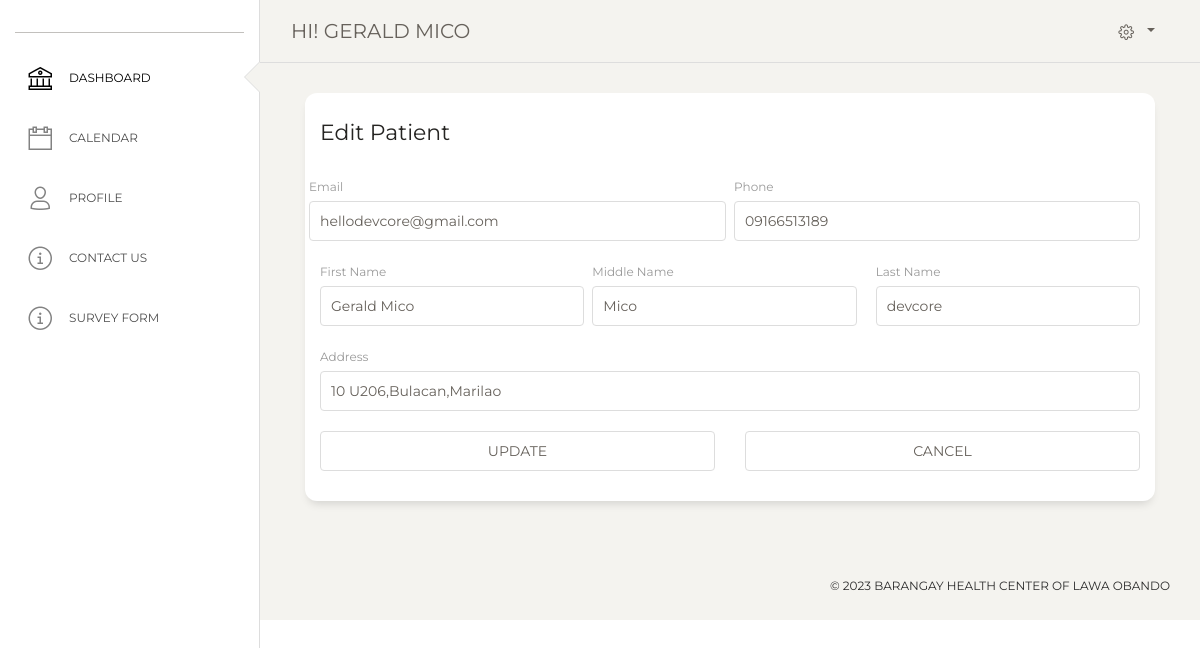
/USERS/index.php?view=USER (signed in), run on the app's committed database.
### tables this page shows
CREATE TABLE `patient` (
  `patient_id` int(11) NOT NULL,
  `email` varchar(100) NOT NULL,
  `password` varchar(250) NOT NULL,
  `fname` text NOT NULL,
  `mname` varchar(100) NOT NULL,
  `lname` varchar(100) NOT NULL,
  `address` varchar(200) NOT NULL,
  `gender` varchar(50) NOT NULL,
  `age` varchar(11) NOT NULL,
  `birthday` date NOT NULL,
  `phone` varchar(50) NOT NULL,
  `status` varchar(200) NOT NULL
);

### connection/session_patient.php (called while the page is built, shortened)
<?php
$session_id=$_SESSION['patient_id'];
?>

### USERS/include/users.php (the view, shortened to what this page needs)
<div class="col-md-12">
     <div class="card card-user">
       <div class="card-header">
         <h5 class="card-title">Edit Patient</h5>
       </div>
       <div class="card-body">
         <form action="#" method="POST">
           <div class="row">
             <div class="col-md-6 px-1">
               <div class="form-group">
                 <label>Email</label>
                 <input type="email" class="form-control" name="email" value="<?php echo $row['email']; ?>">
               </div>
             </div>
             <div class="col-md-6 pl-1">
               <div class="form-group">
                 <label for="exampleInputEmail1">Phone</label>
                 <input type="number" class="form-control" name="phone" value="<?php echo $row['phone']; ?>">
               </div>
             </div>
           </div>
           <div class="row">
             <div class="col-md-4 pr-1">
               <div class="form-group">
                 <label>First Name</label>
                 <input type="text" class="form-control" name="fname" value="<?php echo $row['fname']; ?>">
               </div>
             </div>
             <div class="col-md-4 pl-1">
               <div class="form-group">
                 <label>Middle Name</label>
                 <input type="text" class="form-control" name="mname" value="<?php echo $row['mname']; ?>">
               </div>
             </div>
             <div class="col-md-4 pl-1">
               <div class="form-group">
                 <label>Last Name</label>
                 <input type="text" class="form-control" name="lname" value="<?php echo $row['lname']; ?>">
               </div>
             </div>
           </div>
           <div class="row">
             <div class="col-md-12">
               <div class="form-group">
                 <label>Address</label>
                 <input type="text" class="form-control" name="address" value="<?php echo $row['address']; ?>">
               </div>
             </div>
           </div>
            <div class="row">
             <div class="col-md-6">
               <div class="form-group">
                <button class="form-control" name="update">UPDATE</button>
               </div>
             </div>
              <div class="col-md-6">
               <div class="form-group">
                <button class="form-control">CANCEL</button>
               </div>
             </div>
           </div>
         </form>
       </div>
     </div>
   </div>

### USERS/index.php (shortened to what this page needs)
<?php
include('../connection/connection.php');
include('../connection/session_patient.php');
$result=mysqli_query($conn, "select * from patient where patient_id='$session_id'")or die('Error In Session');
$row=mysqli_fetch_array($result);
 ?>
<!DOCTYPE html>
<html lang="en">
<head>
  <link href="https://maxcdn.bootstrapcdn.com/font-awesome/latest/css/font-awesome.min.css" rel="stylesheet">
  <link href="../assets/css/bootstrap.min.css" rel="stylesheet" />
  <link href="../assets/css/paper-dashboard.css?v=2.0.1" rel="stylesheet" />
  <link href="../assets/demo/demo.css" rel="stylesheet" />
</head>
<body class="">
  <div class="wrapper ">
    <div class="sidebar" data-color="white" data-active-color="danger">
      <div class="logo">
        <a href="#" class="simple-text logo-normal">
        </a>
      </div>
      <div class="sidebar-wrapper">
        <ul class="nav">
           <li class="active ">
            <a href="index.php?view=DASHBOARD">
              <i style="color:black;" class="nc-icon nc-bank"></i>
              <p style="color:black;">Dashboard</p>
            </a>
          </li>
           <li>
            <a href="index.php?view=CALENDAR">
              <i style="color:black;" class="nc-icon nc-calendar-60"></i>
              <p style="color:black;">Calendar</p>
            </a>
          </li>
            <li>
            <a href="index.php?view=USER">
              <i style="color:black;" class="nc-icon nc-single-02"></i>
              <p style="color:black;">Profile</p>
            </a>
          </li>
           <li>
            <a href="index.php?view=CONTACT">
              <i style="color:black;" class="nc-icon nc-alert-circle-i"></i>
              <p style="color:black;">Contact Us</p>
            </a>
          </li>
           <li>
            <a href="index.php?view=SURVEY">
              <i style="color:black;" class="nc-icon nc-alert-circle-i"></i>
              <p style="color:black;">Survey Form</p>
            </a>
          </li>
        </ul>
      </div>
    </div>
    <div class="main-panel">
      <nav class="navbar navbar-expand-lg navbar-absolute fixed-top navbar-transparent">
        <div class="container-fluid">
          <div class="navbar-wrapper">
            <a class="navbar-brand" href="javascript:;">HI! <?PHP echo strtoupper($row['fname']); ?></a>
          </div>
          <div class="collapse navbar-collapse justify-content-end" id="navigation">
            <ul class="navbar-nav">
               <li class="nav-item btn-rotate dropdown">
                <a class="nav-link dropdown-toggle" href="http://example.com" id="navbarDropdownMenuLink" data-toggle="dropdown" aria-haspopup="true" aria-expanded="false">
                  <i class="nc-icon nc-settings-gear-65"></i>
                </a>
              </li>
            </ul>
          </div>
        </div>
      </nav>
      <div class="content">
           <?php if(!empty($_GET['view'])){ ?>
           <?php  if($_GET['view'] == 'CALENDAR'){ ?>
           <?php include ('include/calendar.php'); ?>
           <?php }else if($_GET['view'] == 'CONTACT'){ ?>
           <?php include ('include/contact.php'); ?>
          <?php }else if($_GET['view'] == 'SURVEY'){ ?>
           <?php include ('include/survey.php'); ?>
           <?php }else if($_GET['view'] == 'USER'){ ?>
           <?php include ('include/users.php'); ?>
             <?php }else if($_GET['view'] == 'DASHBOARD'){ ?>
           <?php include ('include/dashboard.php'); ?>
          <?php } else { ?>
          <?php } ?>
          <?php } else { ?>
          <?php include ('include/dashboard.php'); ?>
          <?php } ?>
      </div>
      <footer class="footer footer-black  footer-white ">
        <div class="container-fluid">
          <div class="row">
            <nav class="footer-nav">
            </nav>
            <div class="credits ml-auto">
              <span class="copyright">
                ©  BARANGAY HEALTH CENTER OF LAWA OBANDO
              </span>
            </div>
          </div>
        </div>
      </footer>
    </div>
  </div>
</body>
</html>

### data on the page
patient: fname "GERALD MICO", email "hellodevcore@gmail.com", phone "09166513189", fname "Gerald Mico", mname "Mico", lname "devcore", address "10 U206,Bulacan,Marilao"
